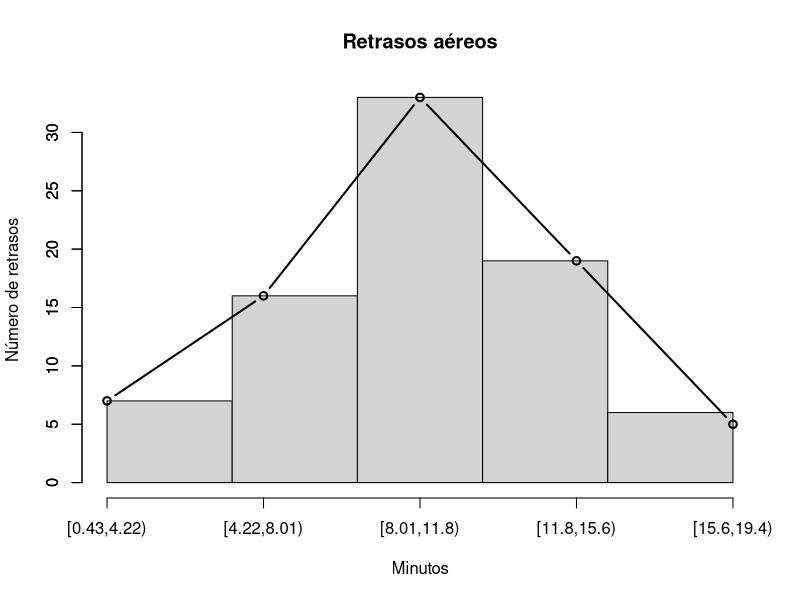

This figure's R source:
datos<-c(0.43, 1.50, 2.05, 2.58, 2.86, 2.93, 3.90, 4.38, 4.46, 5.11, 5.23, 5.36, 5.44, 5.54, 6.08, 6.12, 6.36, 6.39, 6.48, 6.51, 6.88, 7.31, 7.34, 8.06, 8.10, 8.20, 8.21, 8.23, 8.34, 8.56, 8.64, 8.73, 8.73, 8.73, 8.73, 8.74, 8.88, 8.90, 8.93, 9.14, 9.25, 9.56, 9.68, 9.85, 9.87, 9.94, 9.99, 10.06, 10.11, 10.24, 10.26, 10.51, 11.23, 11.60, 11.63, 11.64, 11.85, 11.92, 12.34, 12.78, 12.94, 13.05, 13.18, 13.31, 13.48, 13.88, 14.05, 14.15, 14.23, 14.24, 14.30, 14.55, 14.59, 15.42, 15.45, 15.71, 16.07, 16.54, 16.84, 17.04, 19.39)
datos_or<-datos

#defino max y minimo para el tamano del intervalo
max<-max(datos)
min<-min(datos)
# tamano intervalo
len_intervalo <- (max-min)/5

#inicio el actual como el minimo
actual<-min+len_intervalo
#inicio un vector vacio
intervalos<-vector()

for(i in 1:5){
  #creo un vector de intervalos para luego evaluar los rangos
  intervalos<-c(intervalos,actual)
  actual<-actual+len_intervalo
}

# ordeno los datos para contar mejor
datos<-sort(datos)
#vector donde se cuenta frecuencia
frecuencia<-c(rep(0,5))
#indice para saber con que intervalo comparo
indice_comp<-1
#indice dato
d<-1

while(d<=length((datos))){
  if(datos[d]<=intervalos[indice_comp]){
    frecuencia[indice_comp]<-frecuencia[indice_comp]+1
    d<-d+1
  }else{
    indice_comp<-indice_comp+1
  }
}

nombres<-vector()

for(i in intervalos){
  nombres<-c(nombres,paste(c(i-len_intervalo,i),collapse = " - "))
}

a<-intervalos
b<-frecuencia

#tabla de frecuencias
x<-a
absoluta<-b
absoluta_acumulada <- cumsum(b)
frecuencia_relativa<-b/sum(b)
relativa_acumulada <- cumsum(b/sum(b))
cbind(x,absoluta,absoluta_acumulada,frecuencia_relativa, relativa_acumulada)

datos<-datos_or

# medidas de tendencia central
summary(datos)

#medidas de desviacion
sd(datos)
var(datos)

ancho_clase=c(min(datos),intervalos)

#histograma de frecuencias
hist(datos,breaks = c(min(datos),intervalos),xlim=c(min(datos),max(datos)),xaxt="n",main="Retrasos aéreos",xlab="Minutos",ylab="Número de retrasos")


data.cut = cut(datos, ancho_clase, right=FALSE)
data.freq = table(data.cut)
cbind(data.freq);
par(new=TRUE)
plot(data.freq, type="b",ann='FALSE')

#length(datos)